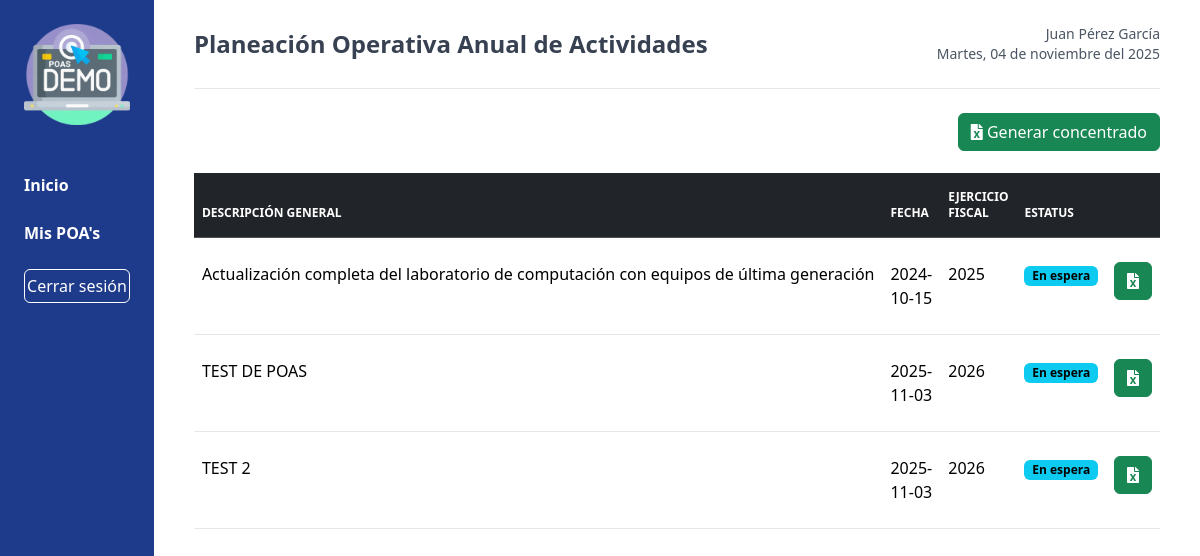
The page /?controller=poa&method=myPoas (signed in) on the database its author committed.
### tables this page shows
CREATE TABLE `poas` (
  `ID` int(11) NOT NULL,
  `USER` int(11) NOT NULL,
  `STATUS` int(11) NOT NULL DEFAULT '1',
  `GENERALDESCRIPTION` text NOT NULL,
  `PRODUCTIONDATE` date NOT NULL,
  `PRODUCTIONHOUR` time NOT NULL,
  `FISCALYEAR` int(11) NOT NULL,
  `STARTDATE` date NOT NULL,
  `ENDDATE` date NOT NULL,
  `MINORAREA` varchar(10) NOT NULL,
  `SPENDTYPE` varchar(50) NOT NULL,
  `PDIPROJECT` int(11) NOT NULL,
  `OBSERVATIONS` text
);

CREATE TABLE `status` (
  `ID` int(11) NOT NULL,
  `NAME` varchar(50) NOT NULL
);

### app/controllers/PoaController.php (called while the page is built, shortened)
<?php
include( __DIR__ . "/../models/Poa.php");
class PoaController{
    private Poa $myPoa;
    public function __construct(){
        $this->myPoa = new Poa();
    }
    public function myPoas(): void{
        $myPoas = $this->myPoa->getAllPoas();
        $numberOfPoas = $this->myPoa->getTotalPoasPerSubareas();
        require_once( __DIR__ . "/../views/myPoas.php");
    }
}
?>

### public/index.php (called while the page is built, shortened)
<?php
$method = $_GET['method'] ?? 'index';
$instance = new $class();
$instance->$method();
?>

### core/Database.php (called while the page is built)
<?php
class Database{
    public  static function connect(): PDO {
        $host = "127.0.0.1";
        $user = "root";
        $pass = "";
        $dbName = "poas";
        $charset = "utf8";
        $options = [
            PDO:: ATTR_ERRMODE => PDO:: ERRMODE_EXCEPTION,
            PDO::ATTR_DEFAULT_FETCH_MODE => PDO:: FETCH_ASSOC
        ];
        $dsn = "mysql:host=$host;dbname=$dbName;charset=$charset";
        $pdo = new PDO( $dsn, $user, $pass, $options );
        $pdo->setAttribute(PDO::ATTR_ERRMODE, PDO::ERRMODE_EXCEPTION);
        return $pdo;
    }
}
?>

### app/models/Poa.php (called while the page is built, shortened)
<?php
include( __DIR__ . "/../../core/Database.php");
class Poa{
    private PDO $connection;
    public function __construct(){
        $this->connection = Database::connect();
    }
    public function getAllPoas( array $statusAllowed = NULL, int $fiscalYear = NULL ): ?array{
        $userName = $_SESSION['userName'];
        $userData = $this->getUserData( $userName );
        $userProfiles = $this->getUserProfiles( $userName );
        $userAreas = $this->getUserAreas($userName);
        $userId = $userData['USERID'];
        $getPoasQuery = "   SELECT  P.ID AS ID, P.PRODUCTIONDATE AS PRODUCTIONDATE, P.PRODUCTIONHOUR AS PRODUCTIONHOUR, P.GENERALDESCRIPTION AS GENERALDESCRIPTION ,
                            P.FISCALYEAR AS FISCALYEAR , P.ENDDATE AS ENDDATE , P.MINORAREA AS MINORAREA,P.SPENDTYPE AS SPENDTYPE, P.PDIPROJECT AS PDIPROJECT,
                            P.OBSERVATIONS AS OBSERVATIONS, S.NAME AS STATUS, S.ID AS STATUSID, CONCAT(P.MINORAREA, '-', P.ID ) AS SHEETNAME
                            FROM POAS P
                            INNER JOIN STATUS S ON S.ID = P.STATUS
                            INNER JOIN USERS U ON U.ID = P.USER
                            LEFT JOIN SUBAREAS SU ON SU.SUBAREACODE = P.MINORAREA
                            LEFT JOIN DERIVATEDAREAS DA ON DA.CODE  = P.MINORAREA
                            WHERE 1 = 1
                            AND P.USER = $userId ";
        if( in_array( "Director", array_column( $userProfiles, "PROFILE"))):
            foreach( $userAreas as $subarea ):
                $subareaCode = $subarea['SUBAREACODE'];
                $getPoasQuery .= "  OR ( SU.SUBAREACODE = '$subareaCode' OR DA.CODE = '$subareaCode')  ";
            endforeach;
        endif;
        if( $fiscalYear !== NULL ){
            $getPoasQuery .= " AND P.FISCALYEAR = $fiscalYear ";
        }
        else {
            $getPoasQuery .= " AND P.FISCALYEAR = ( YEAR( CURRENT_DATE ) + 1 ) ";
        }
        $stmt = $this->connection->query( $getPoasQuery );
        return $stmt->fetchAll() ?? null;
    }
    public function getTotalPoasPerSubareas( ): int {
        $subareasUser = $this->getSubareasCodes();
        $subAreasAmount = count( $subareasUser );
        $placeholders = implode(',', array_fill( 0, $subAreasAmount, "?" ) );
        $queryNumberOfPoas = "  SELECT COUNT(*) AS TOTALPOAS
                                FROM POAS P
                                INNER JOIN STATUS S ON S.ID = P.STATUS
                                WHERE FISCALYEAR  = YEAR( CURRENT_DATE ) + 1
                                AND ( S.NAME = 'En espera' OR S.NAME = 'Aprobado' )
                                AND P.MINORAREA IN( $placeholders ) ";
        $stmt = $this->connection->prepare( $queryNumberOfPoas );
        $subareasUser = $this->getSubareasCodes();
        $stmt->execute( $subareasUser );
        $queryResult = $stmt->fetch();
        $amountOfPoas = $queryResult['TOTALPOAS'];
        return $amountOfPoas;
    }
    public function getUserData( string $userName ): ?array{
        $userDataQuery = "  SELECT	U.ID AS USERID ,U.USERNAME AS USERNAME, U.REALNAME AS REALNAME
                            FROM USERS U
                            WHERE U.USERNAME = ? ";
        $stmt = $this->connection->prepare( $userDataQuery );
        $stmt->execute( [ $userName ]);
        return $stmt->fetch() ?? null;
    }
    public function getUserAreas( string $userName ): ?array{
        $userAreasQuery = " SELECT	COALESCE( SA.SUBAREACODE, DA.CODE ) AS SUBAREACODE, COALESCE(SA.NAME, DA.NAME) AS SUBAREANAME,
		                    COALESCE(A.AREACODE) AS MAINAREACODE, COALESCE(A.NAME) AS MAINAREA
                            FROM SUBAREAS_USER SU
                            LEFT JOIN SUBAREAS SA ON SA.SUBAREACODE = SU.SUBAREACODE
                            LEFT JOIN DERIVATEDAREAS DA ON DA.CODE = SU.DERIVATEDAREACODE
                            INNER JOIN USERS U ON U.ID = SU.USER
                            LEFT JOIN AREAS A ON A.AREACODE = SA.AREA
                            WHERE U.USERNAME = ? ";
        $stmt = $this->connection->prepare( $userAreasQuery );
        $stmt->execute( [ $userName ]);
        return $stmt->fetchAll() ?? null;
    }
    public function getSubareasCodes( ): ?array  {
        $userName = $_SESSION['userName'];
        $userAreas = $this->getUserAreas($userName);
        $subareasCodes = array_column( $userAreas, 'SUBAREACODE' );
        return $subareasCodes;
    }
    public function getUserProfiles( string $userName ): ?array {
        $userProfilesQuery = "  SELECT P.PROFILENAME AS PROFILE
                                FROM USERS_PERMISSIONS UP
                                INNER JOIN USERS U ON U.ID = UP.USER
                                INNER JOIN PROFILES P ON P.ID = UP.PERMISSION
                                WHERE U.USERNAME = ? ";
        $stmt = $this->connection->prepare( $userProfilesQuery );
        $stmt->execute( [ $userName ] );
        return $stmt->fetchAll(PDO::FETCH_ASSOC) ?? null;
    }
}
?>

### app/views/components/myPoasTable.php (the view, shortened to what this page needs)
<div class="container fluid">
    <div class="row">
        <table class="table table-hover" id="showPoasTable">
            <thead class="table-dark text-xs text-gray-700 uppercase bg-gray-50 dark:bg-gray-700 dark:text-gray-400">
            <tr>
                <th scope="col" class="px-6 py-3">
                    Descripción general
                </th>
                <th scope="col" class="px-6 py-3">
                    Fecha
                </th>
                <th scope="col" class="px-6 py-3">
                    Ejercicio Fiscal
                </th>
                <th scope="col" class="px-6 py-3">
                    Estatus
                </th>
                <th scope="col" class="px-6 py-3">
                </th>
            </tr>
            </thead>
            <tbody>
                <?php
                    foreach( $myPoas as $poa ):
                        $poaId = $poa['ID'];
                        $status = $poa['STATUS'];
                        $productionDate = $poa['PRODUCTIONDATE'];
                        $generalDescription = $poa['GENERALDESCRIPTION'];
                        $fiscalYear = $poa['FISCALYEAR'];
                        $statusId = $poa['STATUSID'];
                        switch( $statusId ):
                            case 1:
                                $statusClass = "info";
                            break;
                        endswitch;
                ?>
                    <tr class="bg-white border-b dark:bg-gray-800 dark:border-gray-700 border-gray-200 hover:bg-gray-50 dark:hover:bg-gray-600">
                        <th scope="row" class="px-6 py-4 font-medium text-gray-900 whitespace-nowrap">
                            <?= $generalDescription ?>
                        </th>
                        <td class="px-6 py-4">
                            <?= $productionDate ?>
                        </td>
                        <td class="px-6 py-4">
                            <?= $fiscalYear ?>
                        </td>
                        <td class="px-6 py-4">
                            <span class="badge text-bg-<?=$statusClass?>" style="color:white" ><?= $status ?></span>
                        </td>
                        <td class="px-6 py-4 text-right">
                            <button type="button" class="btn btn-success btnGeneratePoaExcel" data-poaid= "<?=$poaId?>"><i class="fas fa-file-excel"></i></button>
                        </td>
                    </tr>
                <?php
                    endforeach;
                ?>
            </tbody>
        </table>
    </div>
</div>

### app/views/myPoas.php (shortened to what this page needs)
<?php
$date = new IntlDateFormatter(
    'es_MX',
    IntlDateFormatter::FULL,
    IntlDateFormatter::NONE,
    'America/Mexico_City',
    IntlDateFormatter::GREGORIAN,
    "EEEE, dd 'de' MMMM 'del' yyyy"
);
$currentDate = $date->format(new DateTime());
$userRealName = $_SESSION['userRealName'];
?>
<!DOCTYPE html>
<html lang="es">
<head>
    <link rel="stylesheet" href="assets/styles/myPoas.css">
    <link href="assets/styles/conceptsModalStyles.css" rel="stylesheet">
    <link href="assets/styles/viewConceptsModalStyles.css" rel="stylesheet">
    <script src="https://cdn.tailwindcss.com"></script>
    <link rel="stylesheet" href="https://cdn.jsdelivr.net/npm/bootstrap-icons@1.10.5/font/bootstrap-icons.css">
    <link href="https://cdn.jsdelivr.net/npm/bootstrap@5.3.3/dist/css/bootstrap.min.css" rel="stylesheet">
    <link rel="stylesheet" href="https://use.fontawesome.com/releases/v5.15.4/css/all.css">
    <link rel="stylesheet" href="https://cdn.datatables.net/1.13.6/css/jquery.dataTables.min.css">
</head>
<body class="flex bg-gray-100 min-h-screen font-roboto text-white">
    <?php
        include('components/lateralBar.php');
    ?>
    <main class="flex-1 flex flex-col px-10 py-6 bg-white text-gray-800">
        <div class="flex justify-between items-center border-b pb-4">
            <h1 class="text-2xl font-semibold text-gray-700">Planeación Operativa Anual de Actividades</h1>
            <div class="text-right text-sm font-medium text-gray-600">
                <?php echo $userRealName; ?><br>
                <?php echo ucfirst($currentDate); ?>
            </div>
        </div>
        <div class="flex flex-1 pt-6 justify-around">
            <div>
            <?php
                $userProfiles = $_SESSION['userProfiles'];
                if( in_array( "Director", array_column( $userProfiles, "PROFILE")) && $numberOfPoas > 0 ):
                    echo "  <div id='containerBuildConcentratedPoasButton'>
                                <button class='btn btn-success' id='buildConcentratedDocumentPoas' data-fiscalyear='2025'>
                                    <i class='fas fa-file-excel'></i> Generar concentrado
                                </button>
                            </div>";
                endif;
                include_once("components/myPoasTable.php");
            ?>
            </div>
        </div>
    </main>
</body>
</html>

### app/views/components/lateralBar.php (shortened to what this page needs)
<aside class="bg-blue-900 w-60 p-6 flex flex-col justify-between">
    <div>
        <div class="mb-12">
            <img src="assets/img/squareLogo.png" alt="Logo" class="w-full h-auto mb-4">
        </div>
        <nav class="space-y-6">
            <a href="?controller=poa&method=index" class="block text-white font-semibold hover:text-gray-200">Inicio</a>
            <a href="?controller=poa&method=myPoas" class="block text-white font-semibold hover:text-gray-200">Mis POA's</a>
            <button class="w-full border border-white text-white py-1 hover:bg-blue-800 rounded"><a href='?method=logOut'>Cerrar sesión</a></button>
        </nav>
    </div>
</aside>

### public/assets/styles/myPoas.css (style rules this page uses)
#buildConcentratedDocumentPoas { float:right; }
#containerBuildConcentratedPoasButton { margin-bottom: 60px; }

### rows shown on the page
poas: GENERALDESCRIPTION "Actualización completa del laboratorio de computación con equipos de última generación", PRODUCTIONDATE "2024-10-15", FISCALYEAR "2025", STATUS.NAME "En espera"
poas: GENERALDESCRIPTION "TEST DE POAS", PRODUCTIONDATE "2025-11-03", FISCALYEAR "2026", STATUS.NAME "En espera"
poas: GENERALDESCRIPTION "TEST 2", PRODUCTIONDATE "2025-11-03", FISCALYEAR "2026", STATUS.NAME "En espera"

### other values the page prints
$userRealName "Juan Pérez García"
